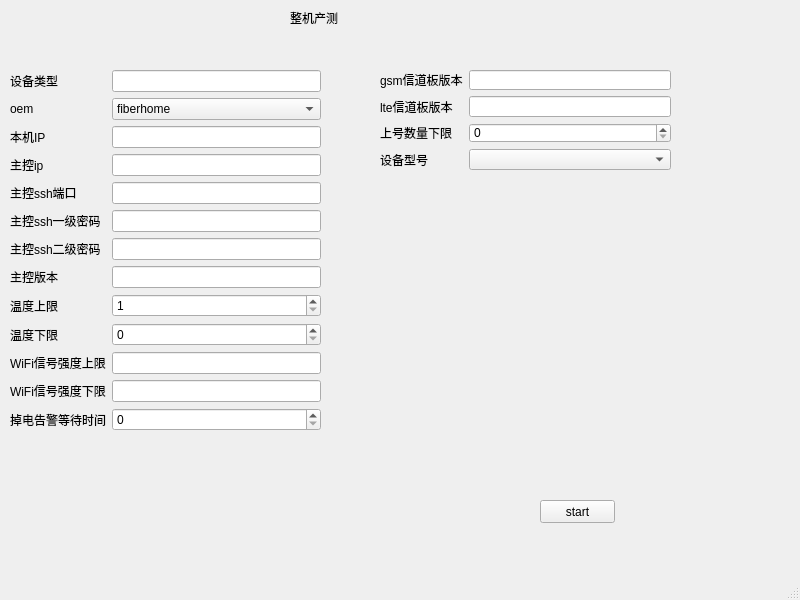
<?xml version="1.0" encoding="UTF-8"?>
<ui version="4.0">
 <class>MainWindow</class>
 <widget class="QMainWindow" name="MainWindow">
  <property name="geometry">
   <rect>
    <x>0</x>
    <y>0</y>
    <width>800</width>
    <height>600</height>
   </rect>
  </property>
  <property name="windowTitle">
   <string>MainWindow</string>
  </property>
  <widget class="QWidget" name="centralwidget">
   <widget class="QLabel" name="wholeproduce">
    <property name="geometry">
     <rect>
      <x>290</x>
      <y>10</y>
      <width>131</width>
      <height>16</height>
     </rect>
    </property>
    <property name="text">
     <string>整机产测</string>
    </property>
   </widget>
   <widget class="QWidget" name="formLayoutWidget">
    <property name="geometry">
     <rect>
      <x>10</x>
      <y>70</y>
      <width>311</width>
      <height>411</height>
     </rect>
    </property>
    <layout class="QFormLayout" name="formLayout">
     <item row="0" column="0">
      <widget class="QLabel" name="dev_type_lable">
       <property name="text">
        <string>设备类型</string>
       </property>
      </widget>
     </item>
     <item row="0" column="1">
      <widget class="QLineEdit" name="dev_type_lineEdit"/>
     </item>
     <item row="1" column="0">
      <widget class="QLabel" name="oem_company_lable">
       <property name="text">
        <string>oem</string>
       </property>
      </widget>
     </item>
     <item row="1" column="1">
      <widget class="QComboBox" name="oem_company_comboBox">
       <item>
        <property name="text">
         <string>fiberhome</string>
        </property>
       </item>
       <item>
        <property name="text">
         <string>other</string>
        </property>
       </item>
       <item>
        <property name="text">
         <string>unset</string>
        </property>
       </item>
      </widget>
     </item>
     <item row="2" column="0">
      <widget class="QLabel" name="local_ip_lable">
       <property name="text">
        <string>本机IP</string>
       </property>
      </widget>
     </item>
     <item row="2" column="1">
      <widget class="QLineEdit" name="local_ip_lineEdit"/>
     </item>
     <item row="3" column="0">
      <widget class="QLabel" name="dev_ip_lable">
       <property name="text">
        <string>主控ip</string>
       </property>
      </widget>
     </item>
     <item row="3" column="1">
      <widget class="QLineEdit" name="dev_ip_lineEdit"/>
     </item>
     <item row="4" column="0">
      <widget class="QLabel" name="mssh_port_lable">
       <property name="text">
        <string>主控ssh端口</string>
       </property>
      </widget>
     </item>
     <item row="4" column="1">
      <widget class="QLineEdit" name="mssh_port_lineEdit"/>
     </item>
     <item row="5" column="0">
      <widget class="QLabel" name="mssh_password_lable">
       <property name="text">
        <string>主控ssh一级密码</string>
       </property>
      </widget>
     </item>
     <item row="5" column="1">
      <widget class="QLineEdit" name="mssh_password_lineEdit"/>
     </item>
     <item row="6" column="0">
      <widget class="QLabel" name="mssh_password_lable_2">
       <property name="text">
        <string>主控ssh二级密码</string>
       </property>
      </widget>
     </item>
     <item row="6" column="1">
      <widget class="QLineEdit" name="mssh_password_lineEdit_2"/>
     </item>
     <item row="7" column="0">
      <widget class="QLabel" name="mcb_version_lable">
       <property name="text">
        <string>主控版本</string>
       </property>
      </widget>
     </item>
     <item row="7" column="1">
      <widget class="QLineEdit" name="mcb_version_lineEdit"/>
     </item>
     <item row="8" column="0">
      <widget class="QLabel" name="upper_limit_lable">
       <property name="text">
        <string>温度上限</string>
       </property>
      </widget>
     </item>
     <item row="8" column="1">
      <widget class="QSpinBox" name="upper_limit_spinBox">
       <property name="minimum">
        <number>1</number>
       </property>
       <property name="maximum">
        <number>100</number>
       </property>
      </widget>
     </item>
     <item row="9" column="0">
      <widget class="QLabel" name="lower_limit_lable">
       <property name="text">
        <string>温度下限</string>
       </property>
      </widget>
     </item>
     <item row="9" column="1">
      <widget class="QSpinBox" name="lower_limit_spinBox"/>
     </item>
     <item row="10" column="0">
      <widget class="QLabel" name="rssi_lower_limit_lable">
       <property name="text">
        <string>WiFi信号强度上限</string>
       </property>
      </widget>
     </item>
     <item row="10" column="1">
      <widget class="QLineEdit" name="rssi_lower_limit_lineEdit"/>
     </item>
     <item row="11" column="0">
      <widget class="QLabel" name="rssi_upper_limit_lable">
       <property name="text">
        <string>WiFi信号强度下限</string>
       </property>
      </widget>
     </item>
     <item row="11" column="1">
      <widget class="QLineEdit" name="rssi_upper_limit_lineEdit"/>
     </item>
     <item row="12" column="0">
      <widget class="QLabel" name="power_warn_time_lable">
       <property name="text">
        <string>掉电告警等待时间</string>
       </property>
      </widget>
     </item>
     <item row="12" column="1">
      <widget class="QSpinBox" name="power_warn_time_spinBox">
       <property name="maximum">
        <number>100</number>
       </property>
      </widget>
     </item>
    </layout>
   </widget>
   <widget class="QWidget" name="formLayoutWidget_2">
    <property name="geometry">
     <rect>
      <x>380</x>
      <y>70</y>
      <width>291</width>
      <height>100</height>
     </rect>
    </property>
    <layout class="QFormLayout" name="formLayout_2">
     <item row="0" column="0">
      <widget class="QLabel" name="nchp_gsm_version_lable">
       <property name="text">
        <string>gsm信道板版本</string>
       </property>
      </widget>
     </item>
     <item row="0" column="1">
      <widget class="QLineEdit" name="nchp_gsm_version_lineEdit"/>
     </item>
     <item row="1" column="0">
      <widget class="QLabel" name="nchp_lte_version_lable">
       <property name="text">
        <string>lte信道板版本</string>
       </property>
      </widget>
     </item>
     <item row="1" column="1">
      <widget class="QLineEdit" name="nchp_lte_version_lineEdit"/>
     </item>
     <item row="2" column="0">
      <widget class="QLabel" name="count_lower_limit">
       <property name="text">
        <string>上号数量下限</string>
       </property>
      </widget>
     </item>
     <item row="2" column="1">
      <widget class="QSpinBox" name="count_lower_limit_spinBox"/>
     </item>
     <item row="3" column="0">
      <widget class="QLabel" name="plat_name_lable">
       <property name="text">
        <string>设备型号</string>
       </property>
      </widget>
     </item>
     <item row="3" column="1">
      <widget class="QComboBox" name="plat_name_comboBox"/>
     </item>
    </layout>
   </widget>
   <widget class="QPushButton" name="whole_produce_start">
    <property name="geometry">
     <rect>
      <x>540</x>
      <y>500</y>
      <width>75</width>
      <height>23</height>
     </rect>
    </property>
    <property name="text">
     <string>start</string>
    </property>
   </widget>
  </widget>
  <widget class="QMenuBar" name="menubar">
   <property name="geometry">
    <rect>
     <x>0</x>
     <y>0</y>
     <width>800</width>
     <height>23</height>
    </rect>
   </property>
  </widget>
  <widget class="QStatusBar" name="statusbar"/>
 </widget>
 <resources/>
 <connections/>
</ui>
